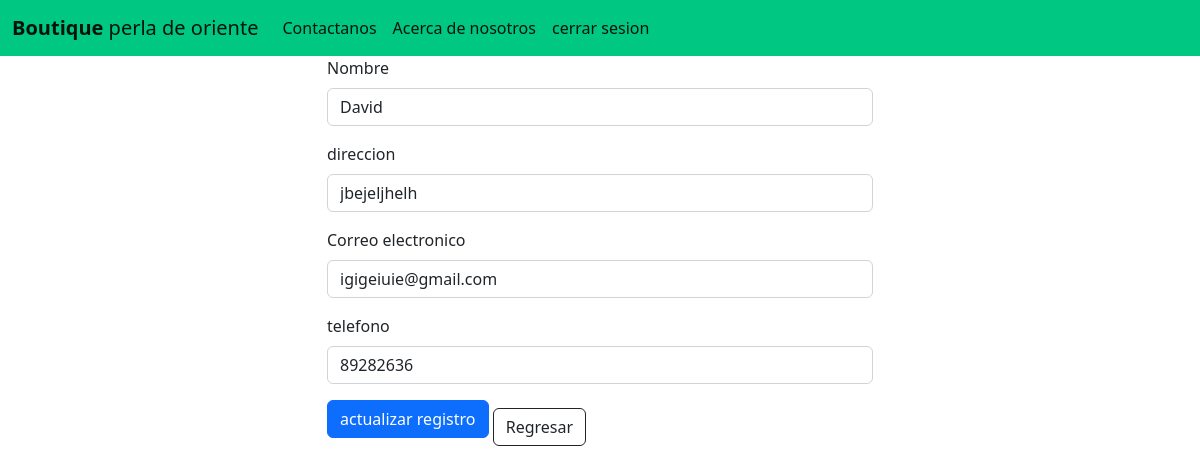
Screenshot of /editclientes/10 with the database file from the repository.
### app_tablas/models.py (models this page shows, shortened)
class Cliente(models.Model):
    nombre = models.CharField(max_length=50)
    direccion = models.CharField(max_length=80)
    email = models.EmailField()
    tfno = models.CharField(max_length=9)

### app_tablas/views.py (the view)
# urls.py: path('editclientes/<id>', editclientes),
def editclientes(request, id):
    cliente=Cliente.objects.get(id=id)
    return render(request, 'editcliente.html', {"cliente":cliente})

### app_tablas/Templates/editcliente.html (shortened to what this page needs)
{%load static%}
<!DOCTYPE html>
<head>
    <link href="{%static 'lib/bootstrap/css/bootstrap.css'%}" rel="stylesheet" >
<body>
    <nav class="navbar  navbar-expand" style="background-color: #00c781;">
        <div class="container-fluid">
          <a class="navbar-brand" href="/principal"><b>Boutique</b> perla de oriente</a>
          <div class="collapse navbar-collapse" id="navbarSupportedContent">
            <ul class="navbar-nav me-auto mb-2 mb-lg-0">
              <li class="nav-item">
                <a class="nav-link active" aria-current="page" href="/contacto">Contactanos</a>
              </li>
              <li class="nav-item">
                <a class="nav-link active" href="/about">Acerca de nosotros</a>
              </li>
              <li class="nav-item">
                <a class="nav-link active" href="/cerrarsesion/">cerrar sesion</a>
              </li>
          </div>
        </div>
      </nav>
        {% block content%}
      <div class="container text-centyer">
        <div class="row">
          <div class=" offset-3 col-6 ">
            <form action="/guarclientes/{{cliente.id}}", method="post">{% csrf_token %}
              <div class="mb-3">
                <label for="exampleFormControlInput1" class="form-label">Nombre</label>
                <input type="text" class="form-control" name="name1" value="{{cliente.nombre}}" id="name1" placeholder="name">
              </div>
              <div class="mb-3">
                <label for="exampleFormControlInput1" class="form-label">direccion</label>
                <input type="text" class="form-control" name="dic1" value="{{cliente.direccion}}" id="dic1" placeholder="col. example">
              </div>
              <div class="mb-3">
                <label for="exampleFormControlInput1" class="form-label">Correo electronico</label>
                <input type="email" class="form-control" name="ema1"  value="{{cliente.email}}" id="ema1"placeholder="example@example.com">
              </div>
              <div class="mb-3">
                <label for="exampleFormControlInput1" class="form-label">telefono</label>
                <input type="text" class="form-control" name="tfno1" value="{{cliente.tfno}}" id="tfno1" placeholder="xxxxxxxx">
              </div>
              <div class="col-auto">
            <button type="submit" class="btn btn-primary mb-3">actualizar registro</button>
            <a href="/clientes/" class="btn btn-outline-dark">Regresar</a>
          </div>
        </form>
        {% endblock %}
</body>

### rows the page displays
Cliente: name1 "David", dic1 "jbejeljhelh", ema1 "igigeiuie@gmail.com", tfno1 "89282636"
